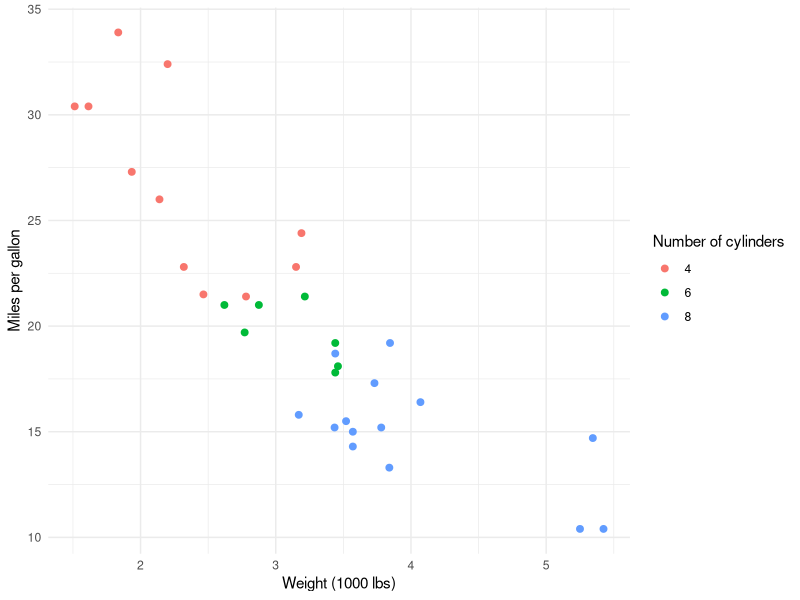

Here is the R script that generated this plot:
## ---- chunk 1
#| include: false
library(tidyverse)
## ---- chunk 2
#| label: fig-plot-mtcars
#| fig-cap: Fuel efficiency vs weight for cars in the mtcars dataset
#| echo: false
ggplot(mtcars, 
       aes(x = wt, y = mpg)) +
  geom_point(aes(color = factor(cyl)), size = 2) +
  labs(
    x = "Weight (1000 lbs)",
    y = "Miles per gallon",
    color = "Number of cylinders"
  ) +
  theme_minimal()
## ---- chunk 3
cor_mpg_wt <- cor(mtcars$wt, mtcars$mpg, method = "pearson")
cor_mpg_wt
